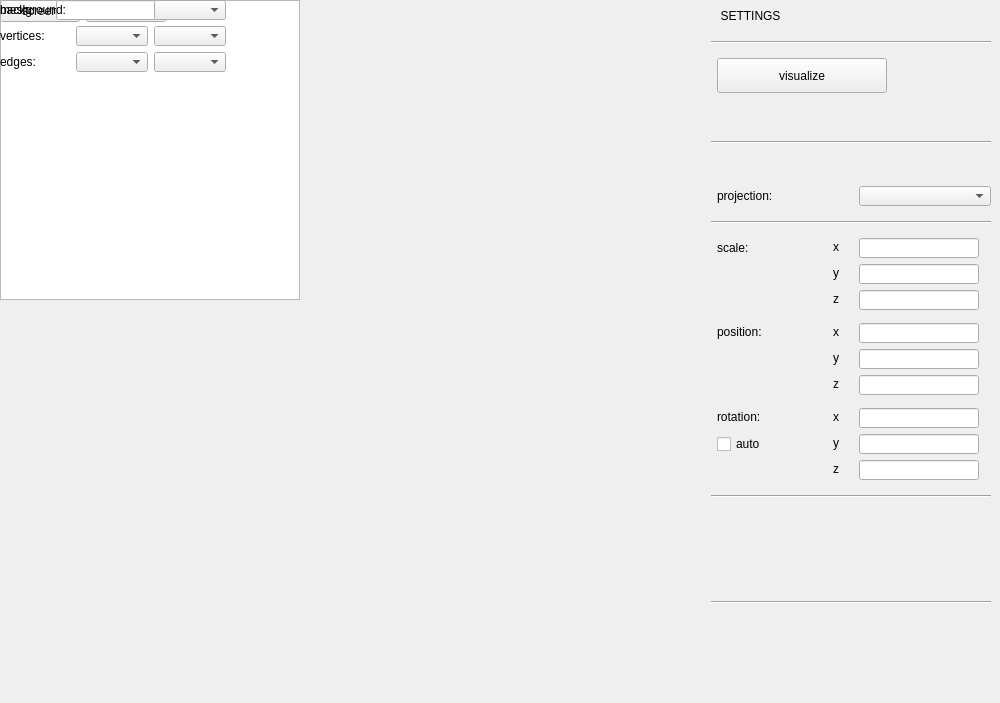
<?xml version="1.0" encoding="UTF-8"?>
<ui version="4.0">
 <class>MainWindow</class>
 <widget class="QMainWindow" name="MainWindow">
  <property name="geometry">
   <rect>
    <x>0</x>
    <y>0</y>
    <width>1000</width>
    <height>703</height>
   </rect>
  </property>
  <property name="minimumSize">
   <size>
    <width>0</width>
    <height>0</height>
   </size>
  </property>
  <property name="maximumSize">
   <size>
    <width>16777215</width>
    <height>16777215</height>
   </size>
  </property>
  <property name="windowTitle">
   <string>C_3DEngine</string>
  </property>
  <widget class="QWidget" name="centralwidget">
   <widget class="QLineEdit" name="szedit">
    <property name="geometry">
     <rect>
      <x>859</x>
      <y>290</y>
      <width>120</width>
      <height>20</height>
     </rect>
    </property>
    <property name="maximumSize">
     <size>
      <width>120</width>
      <height>20</height>
     </size>
    </property>
   </widget>
   <widget class="QLineEdit" name="rxedit">
    <property name="geometry">
     <rect>
      <x>859</x>
      <y>408</y>
      <width>120</width>
      <height>20</height>
     </rect>
    </property>
    <property name="maximumSize">
     <size>
      <width>120</width>
      <height>20</height>
     </size>
    </property>
   </widget>
   <widget class="Line" name="line">
    <property name="geometry">
     <rect>
      <x>711</x>
      <y>32</y>
      <width>280</width>
      <height>20</height>
     </rect>
    </property>
    <property name="minimumSize">
     <size>
      <width>0</width>
      <height>20</height>
     </size>
    </property>
    <property name="maximumSize">
     <size>
      <width>16777215</width>
      <height>20</height>
     </size>
    </property>
    <property name="orientation">
     <enum>Qt::Horizontal</enum>
    </property>
   </widget>
   <widget class="QLabel" name="positionl">
    <property name="geometry">
     <rect>
      <x>717</x>
      <y>323</y>
      <width>60</width>
      <height>17</height>
     </rect>
    </property>
    <property name="text">
     <string>position:</string>
    </property>
   </widget>
   <widget class="QLabel" name="projectionl">
    <property name="geometry">
     <rect>
      <x>717</x>
      <y>186</y>
      <width>90</width>
      <height>20</height>
     </rect>
    </property>
    <property name="minimumSize">
     <size>
      <width>90</width>
      <height>20</height>
     </size>
    </property>
    <property name="maximumSize">
     <size>
      <width>140</width>
      <height>20</height>
     </size>
    </property>
    <property name="text">
     <string>projection:</string>
    </property>
   </widget>
   <widget class="QLabel" name="rxl">
    <property name="geometry">
     <rect>
      <x>833</x>
      <y>408</y>
      <width>16</width>
      <height>17</height>
     </rect>
    </property>
    <property name="text">
     <string>x</string>
    </property>
   </widget>
   <widget class="QLabel" name="settingsl">
    <property name="geometry">
     <rect>
      <x>717</x>
      <y>6</y>
      <width>67</width>
      <height>20</height>
     </rect>
    </property>
    <property name="minimumSize">
     <size>
      <width>50</width>
      <height>20</height>
     </size>
    </property>
    <property name="maximumSize">
     <size>
      <width>16777215</width>
      <height>30</height>
     </size>
    </property>
    <property name="text">
     <string>SETTINGS</string>
    </property>
    <property name="alignment">
     <set>Qt::AlignCenter</set>
    </property>
    <property name="textInteractionFlags">
     <set>Qt::NoTextInteraction</set>
    </property>
   </widget>
   <widget class="QLineEdit" name="pzedit">
    <property name="geometry">
     <rect>
      <x>859</x>
      <y>375</y>
      <width>120</width>
      <height>20</height>
     </rect>
    </property>
    <property name="maximumSize">
     <size>
      <width>120</width>
      <height>20</height>
     </size>
    </property>
   </widget>
   <widget class="QLineEdit" name="pxedit">
    <property name="geometry">
     <rect>
      <x>859</x>
      <y>323</y>
      <width>120</width>
      <height>20</height>
     </rect>
    </property>
    <property name="maximumSize">
     <size>
      <width>120</width>
      <height>20</height>
     </size>
    </property>
   </widget>
   <widget class="QLabel" name="scalel">
    <property name="geometry">
     <rect>
      <x>717</x>
      <y>238</y>
      <width>65</width>
      <height>20</height>
     </rect>
    </property>
    <property name="minimumSize">
     <size>
      <width>65</width>
      <height>20</height>
     </size>
    </property>
    <property name="maximumSize">
     <size>
      <width>65</width>
      <height>20</height>
     </size>
    </property>
    <property name="text">
     <string>scale:</string>
    </property>
   </widget>
   <widget class="QLineEdit" name="syedit">
    <property name="geometry">
     <rect>
      <x>859</x>
      <y>264</y>
      <width>120</width>
      <height>20</height>
     </rect>
    </property>
    <property name="maximumSize">
     <size>
      <width>120</width>
      <height>20</height>
     </size>
    </property>
   </widget>
   <widget class="QPushButton" name="visualizeb">
    <property name="geometry">
     <rect>
      <x>717</x>
      <y>58</y>
      <width>170</width>
      <height>35</height>
     </rect>
    </property>
    <property name="minimumSize">
     <size>
      <width>170</width>
      <height>35</height>
     </size>
    </property>
    <property name="text">
     <string>visualize</string>
    </property>
   </widget>
   <widget class="QLabel" name="syl">
    <property name="geometry">
     <rect>
      <x>833</x>
      <y>264</y>
      <width>16</width>
      <height>17</height>
     </rect>
    </property>
    <property name="text">
     <string>y</string>
    </property>
   </widget>
   <widget class="QLabel" name="sxl">
    <property name="geometry">
     <rect>
      <x>833</x>
      <y>238</y>
      <width>10</width>
      <height>17</height>
     </rect>
    </property>
    <property name="maximumSize">
     <size>
      <width>10</width>
      <height>20</height>
     </size>
    </property>
    <property name="text">
     <string>x</string>
    </property>
   </widget>
   <widget class="Line" name="line_3">
    <property name="geometry">
     <rect>
      <x>711</x>
      <y>486</y>
      <width>280</width>
      <height>20</height>
     </rect>
    </property>
    <property name="minimumSize">
     <size>
      <width>0</width>
      <height>20</height>
     </size>
    </property>
    <property name="orientation">
     <enum>Qt::Horizontal</enum>
    </property>
   </widget>
   <widget class="QLabel" name="resultl">
    <property name="geometry">
     <rect>
      <x>717</x>
      <y>618</y>
      <width>16</width>
      <height>25</height>
     </rect>
    </property>
    <property name="minimumSize">
     <size>
      <width>0</width>
      <height>25</height>
     </size>
    </property>
    <property name="text">
     <string/>
    </property>
    <property name="alignment">
     <set>Qt::AlignBottom|Qt::AlignHCenter</set>
    </property>
   </widget>
   <widget class="Line" name="line_2">
    <property name="geometry">
     <rect>
      <x>711</x>
      <y>132</y>
      <width>280</width>
      <height>20</height>
     </rect>
    </property>
    <property name="minimumSize">
     <size>
      <width>0</width>
      <height>20</height>
     </size>
    </property>
    <property name="maximumSize">
     <size>
      <width>16777215</width>
      <height>20</height>
     </size>
    </property>
    <property name="orientation">
     <enum>Qt::Horizontal</enum>
    </property>
   </widget>
   <widget class="QLineEdit" name="pyedit">
    <property name="geometry">
     <rect>
      <x>859</x>
      <y>349</y>
      <width>120</width>
      <height>20</height>
     </rect>
    </property>
    <property name="maximumSize">
     <size>
      <width>120</width>
      <height>20</height>
     </size>
    </property>
   </widget>
   <widget class="Line" name="line_6">
    <property name="geometry">
     <rect>
      <x>711</x>
      <y>212</y>
      <width>280</width>
      <height>20</height>
     </rect>
    </property>
    <property name="minimumSize">
     <size>
      <width>0</width>
      <height>20</height>
     </size>
    </property>
    <property name="maximumSize">
     <size>
      <width>16777215</width>
      <height>20</height>
     </size>
    </property>
    <property name="orientation">
     <enum>Qt::Horizontal</enum>
    </property>
   </widget>
   <widget class="QLabel" name="pyl">
    <property name="geometry">
     <rect>
      <x>833</x>
      <y>349</y>
      <width>16</width>
      <height>17</height>
     </rect>
    </property>
    <property name="text">
     <string>y</string>
    </property>
   </widget>
   <widget class="QLineEdit" name="sxedit">
    <property name="geometry">
     <rect>
      <x>859</x>
      <y>238</y>
      <width>120</width>
      <height>20</height>
     </rect>
    </property>
    <property name="maximumSize">
     <size>
      <width>120</width>
      <height>20</height>
     </size>
    </property>
   </widget>
   <widget class="QLabel" name="errl">
    <property name="geometry">
     <rect>
      <x>717</x>
      <y>649</y>
      <width>16</width>
      <height>30</height>
     </rect>
    </property>
    <property name="minimumSize">
     <size>
      <width>0</width>
      <height>30</height>
     </size>
    </property>
    <property name="maximumSize">
     <size>
      <width>16777215</width>
      <height>100</height>
     </size>
    </property>
    <property name="text">
     <string/>
    </property>
    <property name="alignment">
     <set>Qt::AlignLeading|Qt::AlignLeft|Qt::AlignTop</set>
    </property>
    <property name="margin">
     <number>0</number>
    </property>
   </widget>
   <widget class="QCheckBox" name="autorotationc">
    <property name="geometry">
     <rect>
      <x>717</x>
      <y>434</y>
      <width>60</width>
      <height>20</height>
     </rect>
    </property>
    <property name="minimumSize">
     <size>
      <width>0</width>
      <height>20</height>
     </size>
    </property>
    <property name="maximumSize">
     <size>
      <width>60</width>
      <height>20</height>
     </size>
    </property>
    <property name="text">
     <string>auto</string>
    </property>
   </widget>
   <widget class="QLabel" name="pxl">
    <property name="geometry">
     <rect>
      <x>833</x>
      <y>323</y>
      <width>16</width>
      <height>17</height>
     </rect>
    </property>
    <property name="text">
     <string>x</string>
    </property>
   </widget>
   <widget class="QLabel" name="ryl">
    <property name="geometry">
     <rect>
      <x>833</x>
      <y>434</y>
      <width>16</width>
      <height>17</height>
     </rect>
    </property>
    <property name="text">
     <string>y</string>
    </property>
   </widget>
   <widget class="QLabel" name="rotationl">
    <property name="geometry">
     <rect>
      <x>717</x>
      <y>408</y>
      <width>60</width>
      <height>17</height>
     </rect>
    </property>
    <property name="maximumSize">
     <size>
      <width>65</width>
      <height>20</height>
     </size>
    </property>
    <property name="text">
     <string>rotation:</string>
    </property>
   </widget>
   <widget class="Line" name="line_4">
    <property name="geometry">
     <rect>
      <x>711</x>
      <y>592</y>
      <width>280</width>
      <height>20</height>
     </rect>
    </property>
    <property name="minimumSize">
     <size>
      <width>0</width>
      <height>20</height>
     </size>
    </property>
    <property name="maximumSize">
     <size>
      <width>16777215</width>
      <height>20</height>
     </size>
    </property>
    <property name="orientation">
     <enum>Qt::Horizontal</enum>
    </property>
   </widget>
   <widget class="QComboBox" name="comboBox_5">
    <property name="geometry">
     <rect>
      <x>859</x>
      <y>186</y>
      <width>132</width>
      <height>20</height>
     </rect>
    </property>
    <property name="maximumSize">
     <size>
      <width>16777215</width>
      <height>20</height>
     </size>
    </property>
   </widget>
   <widget class="QLineEdit" name="ryedit">
    <property name="geometry">
     <rect>
      <x>859</x>
      <y>434</y>
      <width>120</width>
      <height>20</height>
     </rect>
    </property>
    <property name="maximumSize">
     <size>
      <width>120</width>
      <height>20</height>
     </size>
    </property>
   </widget>
   <widget class="QLabel" name="szl">
    <property name="geometry">
     <rect>
      <x>833</x>
      <y>290</y>
      <width>10</width>
      <height>17</height>
     </rect>
    </property>
    <property name="maximumSize">
     <size>
      <width>10</width>
      <height>20</height>
     </size>
    </property>
    <property name="text">
     <string>z</string>
    </property>
   </widget>
   <widget class="QLabel" name="rzl">
    <property name="geometry">
     <rect>
      <x>833</x>
      <y>460</y>
      <width>16</width>
      <height>17</height>
     </rect>
    </property>
    <property name="text">
     <string>z</string>
    </property>
   </widget>
   <widget class="QLineEdit" name="rzedit">
    <property name="geometry">
     <rect>
      <x>859</x>
      <y>460</y>
      <width>120</width>
      <height>20</height>
     </rect>
    </property>
    <property name="maximumSize">
     <size>
      <width>120</width>
      <height>20</height>
     </size>
    </property>
   </widget>
   <widget class="QLabel" name="pzl">
    <property name="geometry">
     <rect>
      <x>833</x>
      <y>375</y>
      <width>16</width>
      <height>17</height>
     </rect>
    </property>
    <property name="text">
     <string>z</string>
    </property>
   </widget>
   <widget class="QGraphicsView" name="camera">
    <property name="geometry">
     <rect>
      <x>0</x>
      <y>0</y>
      <width>300</width>
      <height>300</height>
     </rect>
    </property>
    <property name="minimumSize">
     <size>
      <width>300</width>
      <height>300</height>
     </size>
    </property>
   </widget>
   <widget class="QWidget" name="">
    <layout class="QHBoxLayout" name="horizontalLayout_4">
     <item>
      <widget class="QPushButton" name="screenb">
       <property name="text">
        <string>screen</string>
       </property>
      </widget>
     </item>
     <item>
      <widget class="QPushButton" name="gifb">
       <property name="text">
        <string>record</string>
       </property>
      </widget>
     </item>
    </layout>
   </widget>
   <widget class="QWidget" name="">
    <layout class="QFormLayout" name="formLayout">
     <item row="0" column="0">
      <widget class="QLabel" name="meshl">
       <property name="minimumSize">
        <size>
         <width>50</width>
         <height>20</height>
        </size>
       </property>
       <property name="maximumSize">
        <size>
         <width>50</width>
         <height>20</height>
        </size>
       </property>
       <property name="text">
        <string>mesh:</string>
       </property>
      </widget>
     </item>
     <item row="0" column="1">
      <widget class="QComboBox" name="meshd">
       <property name="minimumSize">
        <size>
         <width>0</width>
         <height>20</height>
        </size>
       </property>
       <property name="maximumSize">
        <size>
         <width>1000</width>
         <height>20</height>
        </size>
       </property>
       <property name="editable">
        <bool>true</bool>
       </property>
       <property name="currentText">
        <string/>
       </property>
       <property name="placeholderText">
        <string>materials/raw/monkey.obj</string>
       </property>
       <property name="frame">
        <bool>true</bool>
       </property>
      </widget>
     </item>
    </layout>
   </widget>
   <widget class="QWidget" name="">
    <layout class="QGridLayout" name="gridLayout_3">
     <item row="3" column="2">
      <widget class="QComboBox" name="comboBox_4">
       <property name="minimumSize">
        <size>
         <width>0</width>
         <height>20</height>
        </size>
       </property>
       <property name="maximumSize">
        <size>
         <width>16777215</width>
         <height>20</height>
        </size>
       </property>
      </widget>
     </item>
     <item row="2" column="1">
      <widget class="QComboBox" name="comboBox">
       <property name="minimumSize">
        <size>
         <width>50</width>
         <height>20</height>
        </size>
       </property>
       <property name="maximumSize">
        <size>
         <width>90</width>
         <height>20</height>
        </size>
       </property>
      </widget>
     </item>
     <item row="3" column="1">
      <widget class="QComboBox" name="comboBox_3">
       <property name="minimumSize">
        <size>
         <width>0</width>
         <height>20</height>
        </size>
       </property>
       <property name="maximumSize">
        <size>
         <width>16777215</width>
         <height>20</height>
        </size>
       </property>
      </widget>
     </item>
     <item row="3" column="0">
      <widget class="QLabel" name="label_2">
       <property name="minimumSize">
        <size>
         <width>0</width>
         <height>20</height>
        </size>
       </property>
       <property name="maximumSize">
        <size>
         <width>16777215</width>
         <height>20</height>
        </size>
       </property>
       <property name="text">
        <string>edges:</string>
       </property>
       <property name="alignment">
        <set>Qt::AlignLeading|Qt::AlignLeft|Qt::AlignVCenter</set>
       </property>
      </widget>
     </item>
     <item row="2" column="0">
      <widget class="QLabel" name="label">
       <property name="minimumSize">
        <size>
         <width>0</width>
         <height>20</height>
        </size>
       </property>
       <property name="maximumSize">
        <size>
         <width>70</width>
         <height>20</height>
        </size>
       </property>
       <property name="text">
        <string>vertices:</string>
       </property>
      </widget>
     </item>
     <item row="2" column="2">
      <widget class="QComboBox" name="comboBox_2">
       <property name="minimumSize">
        <size>
         <width>0</width>
         <height>20</height>
        </size>
       </property>
       <property name="maximumSize">
        <size>
         <width>16777215</width>
         <height>20</height>
        </size>
       </property>
      </widget>
     </item>
     <item row="0" column="0">
      <widget class="QLabel" name="bgcolorl">
       <property name="maximumSize">
        <size>
         <width>130</width>
         <height>20</height>
        </size>
       </property>
       <property name="text">
        <string>background: </string>
       </property>
      </widget>
     </item>
     <item row="0" column="2">
      <widget class="QComboBox" name="bgcolord">
       <property name="maximumSize">
        <size>
         <width>100</width>
         <height>20</height>
        </size>
       </property>
      </widget>
     </item>
    </layout>
   </widget>
  </widget>
 </widget>
 <resources/>
 <connections/>
</ui>
